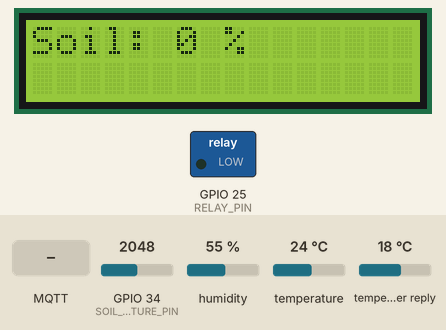
This sketch was run on a simulated ESP32. Parts: 16×2 character LCD, switched loads named in the sketch (green lamp = pin HIGH). The test bench sets the inputs (shaded band); at power-on: GPIO 34 (SOIL_MOISTURE_PIN) = 2048, humidity 55 %, temperature 24 °C, temperature in the weather reply 18 °C. WiFi joins after 1.5 s; servers stay silent unless stated; no MQTT or app messages arrive unless stated; web services answer with replies made up by the test bench; what the sketch prints to the serial monitor is not drawn.

Above: at 3.7 s.
3.8 s: MQTT message "ON" arrives on the first subscribed topic
At 8.1 s:
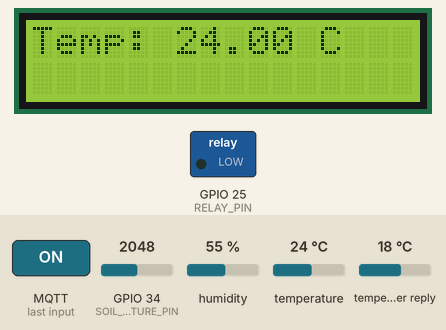
12.1 s: GPIO 34 (SOIL_MOISTURE_PIN) set to 3216
20.1 s: GPIO 34 (SOIL_MOISTURE_PIN) set to 3350
At 23.1 s:
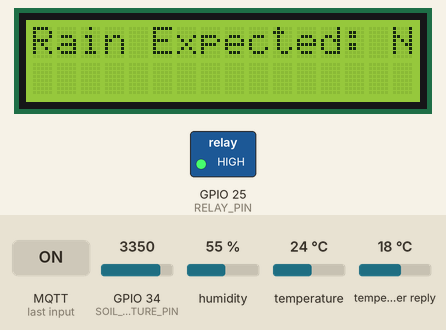
28.2 s: humidity set to 22 %
At 35.1 s:
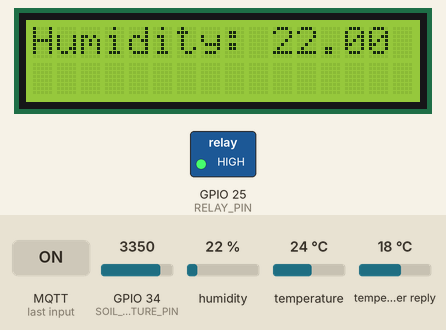
36.2 s: MQTT message "OFF" arrives on the first subscribed topic
At 39.6 s:
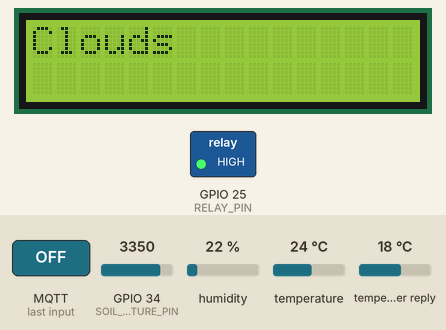
44.2 s: GPIO 34 (SOIL_MOISTURE_PIN) set to 2866
At 47.2 s:
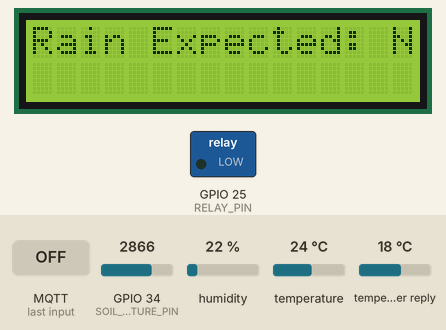
Timing chart, 0 to 48.7 s (numbered marks = the images above; inputs shaded):
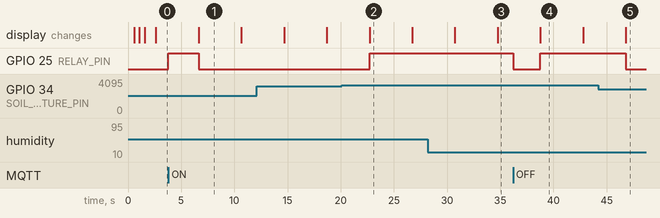

The sketch:

FINAL_MMIT_CODE.ino
```cpp
#include <Wire.h>
#include <LiquidCrystal_I2C.h>
#include <DHT.h>
#include <WiFi.h>
#include <HTTPClient.h>
#include <ArduinoJson.h>
#include <PubSubClient.h>

// LCD Config
#define LCD_ADDRESS 0x27
#define LCD_COLUMNS 16
#define LCD_ROWS 2
LiquidCrystal_I2C lcd(LCD_ADDRESS, LCD_COLUMNS, LCD_ROWS);

// Core selection for ESP32
#if CONFIG_FREERTOS_UNICORE
  static const BaseType_t app_cpu = 0;
#else
  static const BaseType_t app_cpu = 1;
#endif

// Pin definitions
#define SOIL_MOISTURE_PIN 34
#define DHT_PIN 32
#define DHT_TYPE DHT11
#define RELAY_PIN 25

DHT dht(DHT_PIN, DHT_TYPE);

volatile int soil_moisture_value = 0;
volatile float temperature = 0.0;
volatile float humidity = 0.0;
String weather_info = "Loading...";
float weather_temp = 0.0;
bool rainExpected = false;

static SemaphoreHandle_t bin_sem;

// WiFi & MQTT Credentials
const char* ssid = "V";
const char* password = "loonnii123";
const char* mqtt_server = "test.mosquitto.org";

// MQTT Topics
const char* temp_topic = "home/temperature";
const char* hum_topic = "home/humidity";
const char* soil_topic = "home/soil_moisture";
const char* weather_topic = "home/weather";
const char* relay_topic = "home/relay";  // For controlling relay remotely

WiFiClient espClient;
PubSubClient client(espClient);

// OpenWeatherMap API
String city = "Chennai";
String apiKey = "a7c57ae70c4cf46c79d4b7d6e407334e";
String serverPath = "http://api.openweathermap.org/data/2.5/weather?q=" + city + "&appid=" + apiKey + "&units=metric";

// WiFi Connection
void connectToWiFi() {
  lcd.setCursor(0, 0);
  lcd.print("Connecting...");
  WiFi.begin(ssid, password);

  while (WiFi.status() != WL_CONNECTED) {
    delay(500);
    lcd.print(".");
  }

  lcd.clear();
  lcd.print("Connected!");
  delay(1000);
}

// MQTT Reconnect Logic
void reconnect() {
  while (!client.connected()) {
    Serial.println("Connecting to MQTT...");
    if (client.connect("ESP32_Smart_Agri")) {
      Serial.println("Connected to MQTT Broker!");
      client.subscribe(relay_topic);  // Subscribe to relay control topic
    } else {
      Serial.print("MQTT connect failed, rc=");
      Serial.println(client.state());
      delay(5000);
    }
  }
}

// Handle MQTT Messages
void callback(char* topic, byte* payload, unsigned int length) {
  String message;
  for (int i = 0; i < length; i++) {
    message += (char)payload[i];
  }

  Serial.print("Message received on ");
  Serial.print(topic);
  Serial.print(": ");
  Serial.println(message);

  if (String(topic) == relay_topic) {
    if (message == "ON") {
      digitalWrite(RELAY_PIN, HIGH);
      Serial.println("Relay turned ON remotely");
    } else if (message == "OFF") {
      digitalWrite(RELAY_PIN, LOW);
      Serial.println("Relay turned OFF remotely");
    }
  }
}

// FreeRTOS Tasks
void weatherTask(void *parameters) {
  while (1) {
    if (WiFi.status() == WL_CONNECTED) {
      HTTPClient http;
      http.begin(serverPath);
      int httpResponseCode = http.GET();

      if (httpResponseCode > 0) {
        String payload = http.getString();
        StaticJsonDocument<512> doc;
        DeserializationError error = deserializeJson(doc, payload);

        if (!error) {
          weather_temp = doc["main"]["temp"];
          const char* weather = doc["weather"][0]["main"];
          weather_info = String(weather);
          rainExpected = doc["rain"]["1h"] > 0;

          // Publish weather data to MQTT
          String weatherMsg = "Weather: " + weather_info + ", Temp: " + String(weather_temp) + "C";
          client.publish(weather_topic, weatherMsg.c_str());
        }
      }
      http.end();
    }
    vTaskDelay(60000 / portTICK_PERIOD_MS);
  }
}

void soilMoistureTask(void *parameters) {
  while (1) {
    int raw_value = analogRead(SOIL_MOISTURE_PIN);
    soil_moisture_value = map(raw_value, 4095, 0, 0, 100);

    // Publish soil moisture to MQTT
    client.publish(soil_topic, String(soil_moisture_value).c_str());

    if (!rainExpected && soil_moisture_value < 20) {
      digitalWrite(RELAY_PIN, HIGH);
    } else {
      digitalWrite(RELAY_PIN, LOW);
    }

    vTaskDelay(4000 / portTICK_PERIOD_MS);
  }
}

void dhtSensorTask(void *parameters) {
  while (1) {
    humidity = dht.readHumidity();
    temperature = dht.readTemperature();

    if (!isnan(humidity) && !isnan(temperature)) {
      client.publish(temp_topic, String(temperature).c_str());
      client.publish(hum_topic, String(humidity).c_str());
    }

    vTaskDelay(4000 / portTICK_PERIOD_MS);
  }
}

void displayTask(void *parameters) {
  int displayIndex = 0;
  while (1) {
    if (xSemaphoreTake(bin_sem, portMAX_DELAY) == pdTRUE) {
      lcd.clear();
      switch (displayIndex) {
        case 0: lcd.print("Soil: " + String(soil_moisture_value) + " %"); break;
        case 1: lcd.print("Temp: " + String(temperature) + " C"); break;
        case 2: lcd.print("Humidity: " + String(humidity) + " %"); break;
        case 3: lcd.print(weather_info); break;
        case 4: lcd.print("Weather Temp: " + String(weather_temp) + " C"); break;
        case 5: lcd.print("Rain Expected: " + String(rainExpected ? "Yes" : "No")); break;
      }
      displayIndex = (displayIndex + 1) % 6;
      xSemaphoreGive(bin_sem);
    }
    vTaskDelay(4000 / portTICK_PERIOD_MS);
  }
}

// Setup
void setup() {
  Serial.begin(115200);
  lcd.init();
  lcd.backlight();
  dht.begin();
  pinMode(RELAY_PIN, OUTPUT);
  digitalWrite(RELAY_PIN, LOW);

  connectToWiFi();
  client.setServer(mqtt_server, 1883);
  client.setCallback(callback);

  bin_sem = xSemaphoreCreateBinary();
  xSemaphoreGive(bin_sem);

  xTaskCreatePinnedToCore(soilMoistureTask, "Soil Task", 2048, NULL, 1, NULL, app_cpu);
  xTaskCreatePinnedToCore(dhtSensorTask, "DHT Task", 2048, NULL, 1, NULL, app_cpu);
  xTaskCreatePinnedToCore(weatherTask, "Weather Task", 4096, NULL, 1, NULL, app_cpu);
  xTaskCreatePinnedToCore(displayTask, "Display Task", 2048, NULL, 1, NULL, app_cpu);
}

// Loop
void loop() {
  if (!client.connected()) {
    reconnect();
  }
  client.loop();
}
```

Measured:
- the behaviour switches between 3276 and 3277 on GPIO 34 (SOIL_MOISTURE_PIN) (found by bisection; images 1 and 2)
- after the input at 3.8 s, GPIO 25 (RELAY_PIN): LOW → HIGH at once, → LOW 2.8 s later
- after the input at 20.1 s, GPIO 25 (RELAY_PIN): LOW → HIGH after 2.6 s
- after the input at 36.2 s, GPIO 25 (RELAY_PIN): HIGH → LOW at once, → HIGH 2.6 s later
- after the input at 44.2 s, GPIO 25 (RELAY_PIN): HIGH → LOW after 2.6 s
- what the display in image 1 shows lasts 4.0 s, from 6.7 s to 10.7 s
